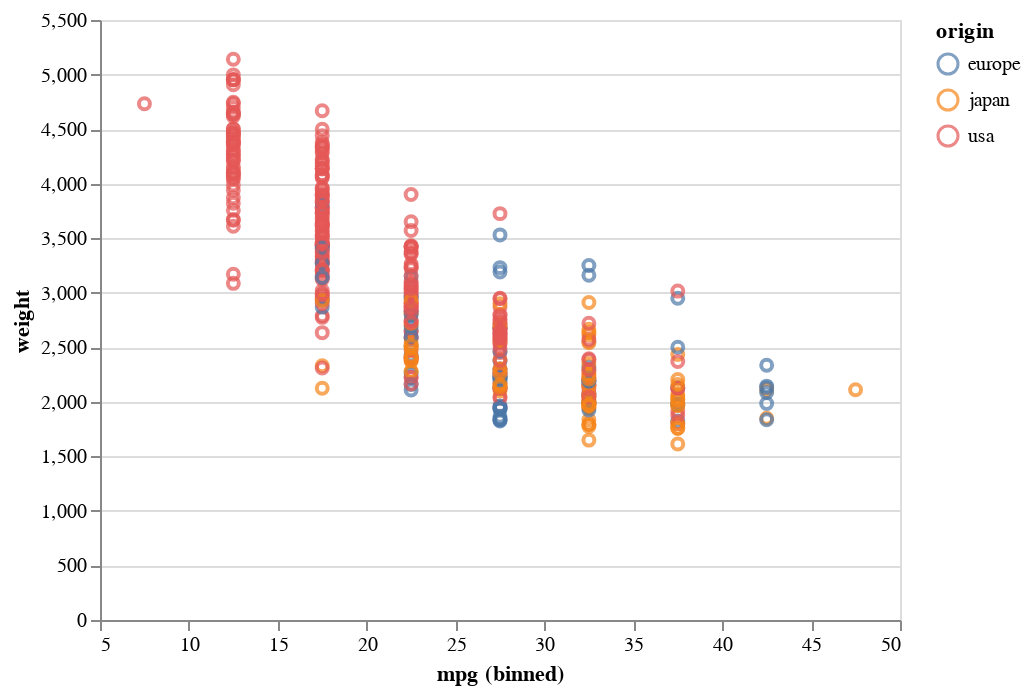

The code cell stored with this chart in its notebook:
### Code cell
alt.Chart(cars).mark_point().encode(
    x = alt.X('mpg',  bin = True),
    y = 'weight',
    color = 'origin'
)

### Figure 1 — Vega-Lite specification as saved in the notebook (floating-point values rounded to 4 significant figures; data arrays with more than 128 entries replaced by an {"elided": "..."} marker saying what was removed)
{"config": {"view": {"continuousWidth": 400, "continuousHeight": 300}}, "data": {"name": "data-f1198cc0481ad698d7dc4699e0a3efa7"}, "mark": "point", "encoding": {"color": {"field": "origin", "type": "nominal"}, "x": {"bin": true, "field": "mpg", "type": "quantitative"}, "y": {"field": "weight", "type": "quantitative"}}, "$schema": "https://vega.github.io/schema/vega-lite/v4.17.0.json", "datasets": {"data-f1198cc0481ad698d7dc4699e0a3efa7": {"elided": "398 records"}}}
